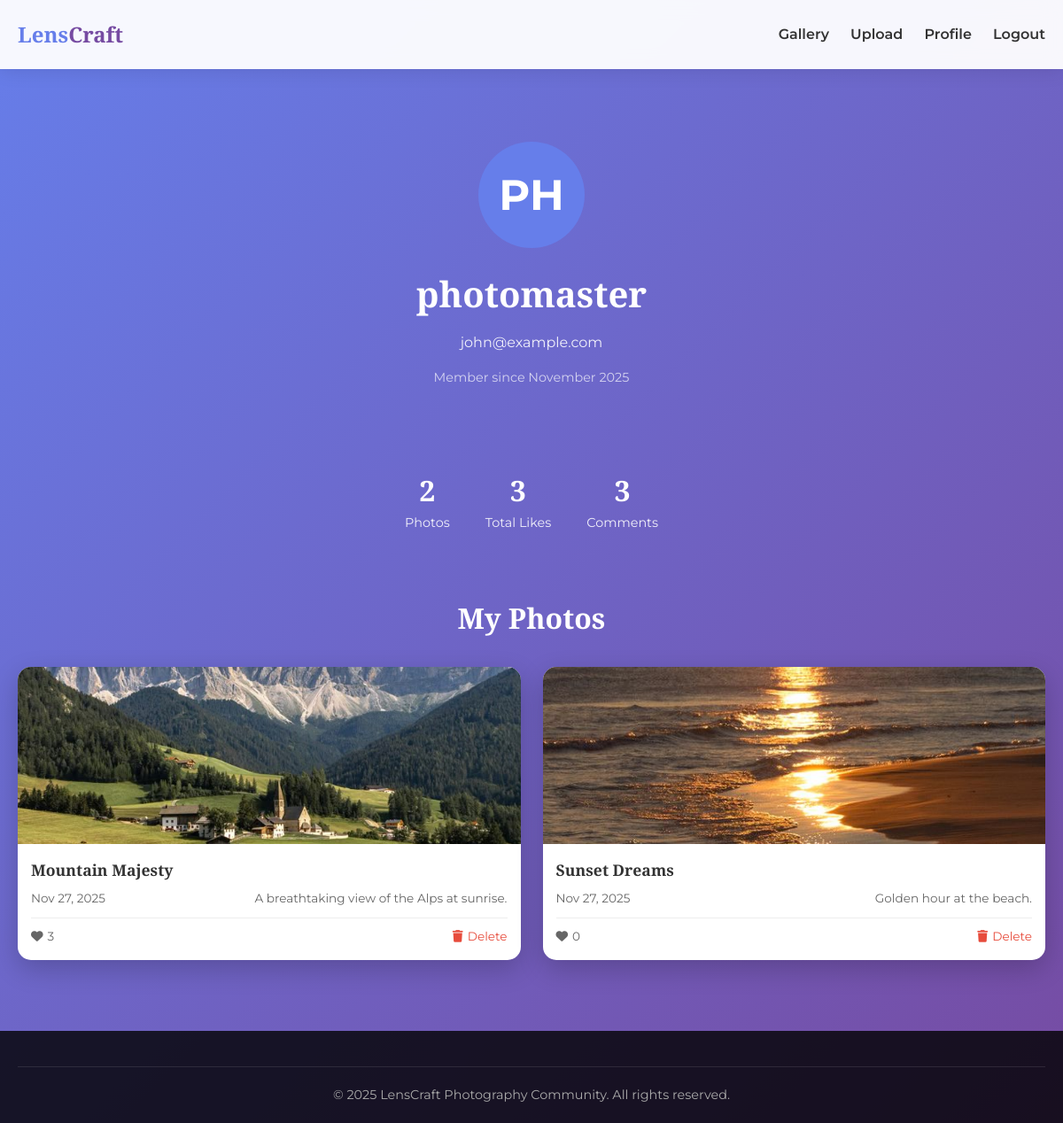
The app's page /profile.php (signed in) with its own data.
### tables this page shows
CREATE TABLE `users` (
  `id` int(11) NOT NULL,
  `username` varchar(50) NOT NULL,
  `email` varchar(100) NOT NULL,
  `password` varchar(255) NOT NULL,
  `is_admin` tinyint(1) DEFAULT 0,
  `created_at` datetime DEFAULT current_timestamp()
);

CREATE TABLE `photos` (
  `id` int(11) NOT NULL,
  `user_id` int(11) NOT NULL,
  `title` varchar(100) NOT NULL,
  `description` text DEFAULT NULL,
  `image_path` varchar(255) NOT NULL,
  `uploaded_at` datetime DEFAULT current_timestamp()
);

### profile.php (the view, shortened to what this page needs)
<?php
$user_id = $_SESSION['user_id'];
function getUserInfo($pdo, $user_id) {
    $stmt = $pdo->prepare("SELECT id, username, email, created_at FROM users WHERE id = :user_id");
    $stmt->bindParam(':user_id', $user_id);
    $stmt->execute();
    return $stmt->fetch(PDO::FETCH_ASSOC);
}
function getUserPhotos($pdo, $user_id) {
    $stmt = $pdo->prepare("
        SELECT
            p.id,
            p.title,
            p.description,
            p.image_path,
            p.uploaded_at,
            COALESCE(l.like_count, 0) as like_count,
            COALESCE(c.comment_count, 0) as comment_count
        FROM photos p
        LEFT JOIN (
            SELECT photo_id, COUNT(*) as like_count
            FROM likes
            GROUP BY photo_id
        ) l ON p.id = l.photo_id
        LEFT JOIN (
            SELECT photo_id, COUNT(*) as comment_count
            FROM comments
            GROUP BY photo_id
        ) c ON p.id = c.photo_id
        WHERE p.user_id = :user_id
        ORDER BY p.uploaded_at DESC
    ");
    $stmt->bindParam(':user_id', $user_id);
    $stmt->execute();
    return $stmt->fetchAll(PDO::FETCH_ASSOC);
}
try {
    $pdo = getDBConnection();
    $user_info = getUserInfo($pdo, $user_id);
    $user_photos = getUserPhotos($pdo, $user_id);
} catch(PDOException $e) {
    error_log("Database error: " . $e->getMessage());
    $_SESSION['error'] = "Failed to load profile. Please try again.";
    header("Location: index.php");
    exit();
}
?>
<!DOCTYPE html>
<html lang="en">
<head>
    <link rel="stylesheet" href="https://cdnjs.cloudflare.com/ajax/libs/font-awesome/6.4.0/css/all.min.css">
    <link rel="stylesheet" href="assets/css/profile.css">
</head>
<body>
    <header>
        <div class="container">
            <nav class="navbar">
                <a href="home.php" class="logo">Lens<span>Craft</span></a>
                <div class="nav-links">
                    <a href="home.php">Gallery</a>
                    <a href="upload.php">Upload</a>
                    <a href="profile.php">Profile</a>
                    <a href="auth/logout.php">Logout</a>
                </div>
            </nav>
        </div>
    </header>
    <section class="profile-header">
        <div class="container">
            <div class="profile-avatar">
                <?php echo strtoupper(substr($user_info['username'], 0, 2)); ?>
            </div>
            <h1 class="profile-name"><?php echo htmlspecialchars($user_info['username']); ?></h1>
            <p class="profile-email"><?php echo htmlspecialchars($user_info['email']); ?></p>
            <p class="profile-joined">Member since <?php echo date('F Y', strtotime($user_info['created_at'])); ?></p>
        </div>
    </section>
    <div class="container">
        <div class="profile-stats">
            <div class="stat-item">
                <div class="stat-number"><?php echo count($user_photos); ?></div>
                <div class="stat-label">Photos</div>
            </div>
            <div class="stat-item">
                <div class="stat-number">
                    <?php
                    $total_likes = array_sum(array_column($user_photos, 'like_count'));
                    echo $total_likes;
                    ?>
                </div>
                <div class="stat-label">Total Likes</div>
            </div>
            <div class="stat-item">
                <div class="stat-number">
                    <?php
                    $total_comments = array_sum(array_column($user_photos, 'comment_count'));
                    echo $total_comments;
                    ?>
                </div>
                <div class="stat-label">Comments</div>
            </div>
        </div>
    </div>
    <section class="photos-section">
        <div class="container">
            <h2 class="section-title">My Photos</h2>
            <?php if (empty($user_photos)): ?>
                <div class="no-photos">
                    <h3>You haven't uploaded any photos yet!</h3>
                    <p>Start sharing your photography with the community.</p>
                    <a href="upload.php" class="upload-link">
                        <i class="fas fa-cloud-upload-alt"></i> Upload Your First Photo
                    </a>
                </div>
            <?php else: ?>
                <div class="photos-grid">
                    <?php foreach ($user_photos as $photo): ?>
                        <div class="photo-card">
                            <div class="photo-image-container">
                                <img src="uploads/<?php echo htmlspecialchars($photo['image_path']); ?>"
                                     alt="<?php echo htmlspecialchars($photo['title']); ?>"
                                     class="photo-image">
                            </div>
                            <div class="photo-info">
                                <h3 class="photo-title"><?php echo htmlspecialchars($photo['title']); ?></h3>
                                <div class="photo-meta">
                                    <span><?php echo date('M j, Y', strtotime($photo['uploaded_at'])); ?></span>
                                    <span><?php echo strlen($photo['description']) > 50 ? substr(htmlspecialchars($photo['description']), 0, 47) . '...' : htmlspecialchars($photo['description']); ?></span>
                                </div>
                                <div class="photo-actions">
                                    <a href="like.php?id=<?php echo $photo['id']; ?>" class="action-btn">
                                        <i class="fas fa-heart"></i>
                                        <span><?php echo $photo['like_count']; ?></span>
                                    </a>
                                    <a href="profile.php?delete_photo=<?php echo $photo['id']; ?>"
                                       class="action-btn delete-btn"
                                       onclick="return confirm('Are you sure you want to delete this photo? This action cannot be undone.');">
                                        <i class="fas fa-trash"></i>
                                        <span>Delete</span>
                                    </a>
                                </div>
                            </div>
                        </div>
                    <?php endforeach; ?>
                </div>
            <?php endif; ?>
        </div>
    </section>
    <footer>
        <div class="container">
            <div class="footer-bottom">
                <p>&copy; 2025 LensCraft Photography Community. All rights reserved.</p>
            </div>
        </div>
    </footer>
</body>
</html>

### assets/css/profile.css (style rules this page uses)
* { margin: 0; padding: 0; box-sizing: border-box; }
body { font-family: 'Montserrat', sans-serif; background: linear-gradient(135deg, #667eea 0%, #764ba2 100%); color: #333; line-height: 1.6; }
.container { max-width: 1200px; margin: 0 auto; padding: 0 20px; }
header { background: rgba(255, 255, 255, 0.95); backdrop-filter: blur(10px); position: fixed; width: 100%; top: 0; z-index: 1000; box-shadow: 0 2px 20px rgba(0, 0, 0, 0.1); }
.navbar { display: flex; justify-content: space-between; align-items: center; padding: 20px 0; }
.logo { font-family: 'Playfair Display', serif; font-size: 24px; font-weight: 700; color: #667eea; text-decoration: none; }
.logo span { color: #764ba2; }
.nav-links a { text-decoration: none; color: #333; font-weight: 600; margin-left: 20px; }
.profile-header { padding: 160px 0 60px; text-align: center; color: white; }
.profile-avatar { width: 120px; height: 120px; border-radius: 50%; background: #667eea; display: flex; align-items: center; justify-content: center; margin: 0 auto 20px; font-size: 48px; color: white; font-weight: bold; }
.profile-name { font-family: 'Playfair Display', serif; font-size: 2.5rem; margin-bottom: 10px; }
.profile-email { color: rgba(255, 255, 255, 0.9); margin-bottom: 15px; }
.profile-joined { color: rgba(255, 255, 255, 0.7); font-size: 0.9rem; }
.profile-stats { display: flex; justify-content: center; gap: 40px; margin: 30px 0; color: white; }
.stat-item { text-align: center; }
.stat-number { font-size: 2rem; font-weight: 700; font-family: 'Playfair Display', serif; }
.stat-label { font-size: 0.9rem; opacity: 0.9; }
.photos-section { padding: 40px 0 80px; }
.section-title { font-family: 'Playfair Display', serif; font-size: 2rem; color: white; margin-bottom: 30px; text-align: center; }
.photos-grid { display: grid; grid-template-columns: repeat(auto-fit, minmax(250px, 1fr)); gap: 25px; }
.photo-card { background: white; border-radius: 15px; overflow: hidden; box-shadow: 0 10px 30px rgba(0, 0, 0, 0.2); transition: transform 0.3s ease, box-shadow 0.3s ease; position: relative; }
.photo-image-container { height: 200px; overflow: hidden; }
.photo-image { width: 100%; height: 100%; object-fit: cover; transition: transform 0.3s ease; }
.photo-info { padding: 15px; }
.photo-title { font-family: 'Playfair Display', serif; font-size: 1.1rem; margin-bottom: 8px; color: #333; }
.photo-meta { display: flex; justify-content: space-between; color: #666; font-size: 0.85rem; margin-bottom: 10px; }
.photo-actions { display: flex; justify-content: space-between; padding-top: 10px; border-top: 1px solid #eee; }
.action-btn { display: flex; align-items: center; gap: 5px; color: #666; text-decoration: none; font-size: 0.85rem; transition: color 0.3s ease; }
.delete-btn { color: #e74c3c; }
footer { background: rgba(0, 0, 0, 0.8); color: white; padding: 40px 0 20px; text-align: center; }
.footer-bottom { border-top: 1px solid rgba(255, 255, 255, 0.1); padding-top: 20px; font-size: 0.9rem; color: #aaa; }

### records on screen
users: username "PH", username "photomaster", email "john@example.com", created_at "November 2025"
photos: image_path (picture), title "Mountain Majesty", uploaded_at "Nov 27, 2025", description "A breathtaking view of the Alps at sunrise.", like_count "3"
photos: image_path (picture), title "Sunset Dreams", uploaded_at "Nov 27, 2025", description "Golden hour at the beach.", like_count "0"

### other values on screen
count($user_photos) "2"
$total_likes "3"
$total_comments "3"
